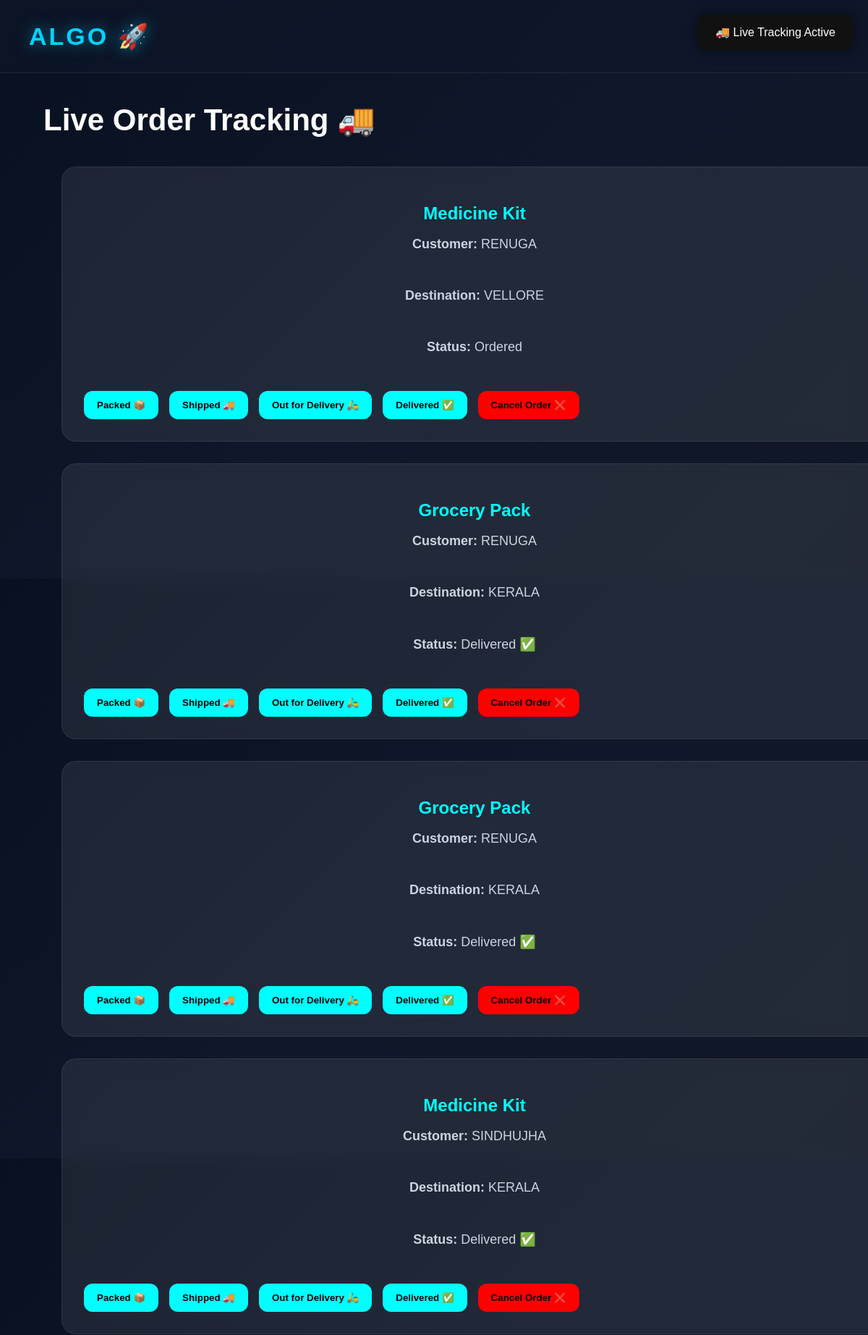
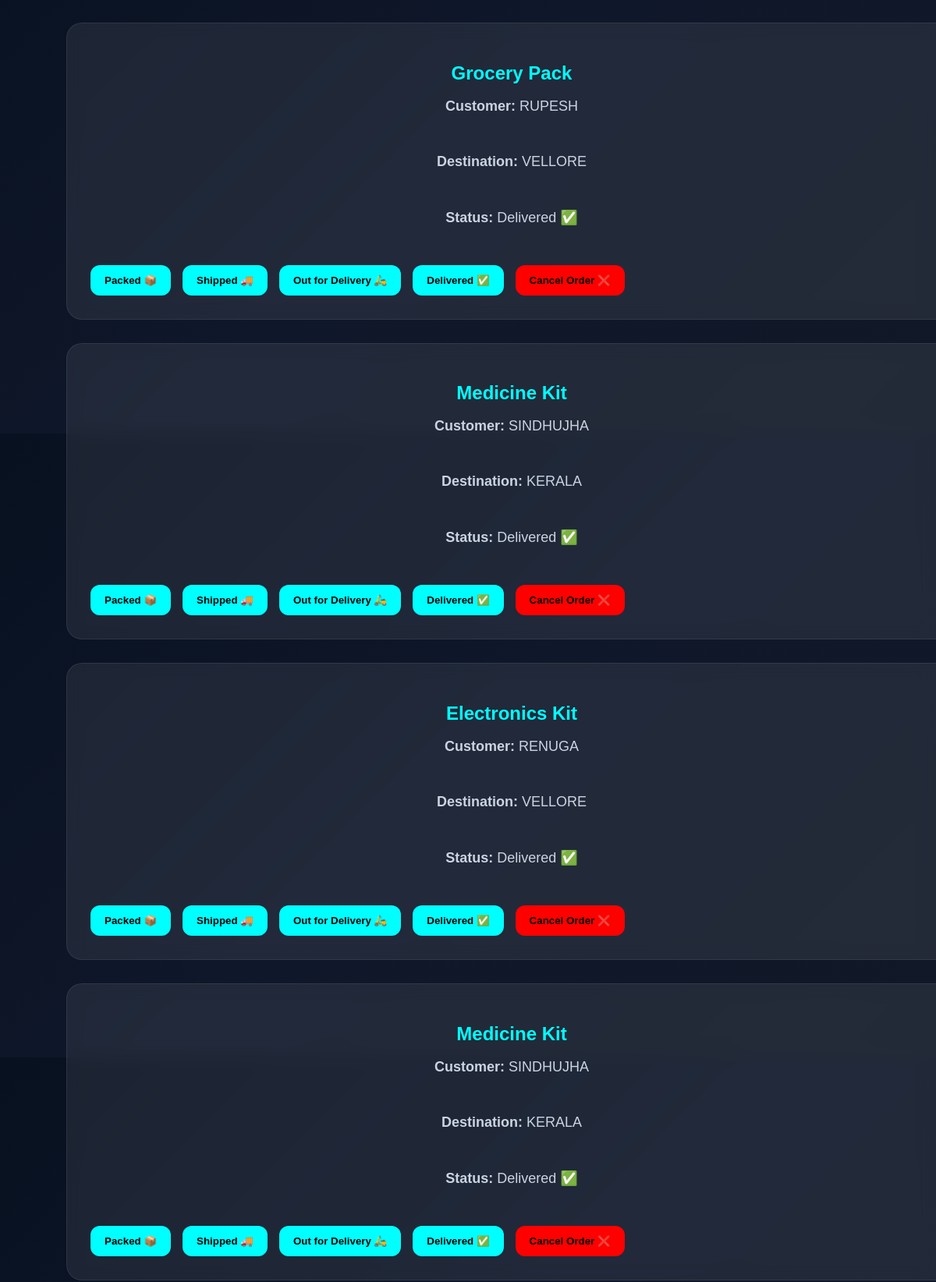
Screenshot of /tracking (signed in, upper part) with the database file from the repository (2 pictures, top to bottom).
### tables this page shows
CREATE TABLE orders (

            id INTEGER PRIMARY KEY AUTOINCREMENT,

            customer_name TEXT,

            product_name TEXT,

            destination TEXT,

            priority TEXT,

            delivery_speed TEXT,

            status TEXT,

            created_at TEXT

        );

### app.py (the view)
@app.route("/tracking")
def tracking():
    if "user" not in session:
        return redirect("/login")
    connection = sqlite3.connect("algo.db")
    cursor = connection.cursor()
    cursor.execute("""

        SELECT * FROM orders

        ORDER BY id DESC

    """)
    orders = cursor.fetchall()
    for order in orders:
        if order[6] == "Ordered":
            threading.Thread(
                target=auto_update_status,
                args=(order[0],)
            ).start()
    connection.close()
    return render_template(
        "tracking.html",
        orders=orders
    )

### templates/tracking.html (shortened to what this page needs)
<!DOCTYPE html>
<html>
<head>
    <link
    rel="stylesheet"
    href="{{ url_for('static', filename='css/style.css') }}"
    >
</head>
<body>
<div class="notification">
    🚚 Live Tracking Active
</div>
    <div class="navbar">
        <div class="logo">
            ALGO 🚀
        </div>
    </div>
    <section class="tracking-section">
        <h1>
            Live Order Tracking 🚚
        </h1>
        {% for order in orders %}
        <div class="tracking-card">
            <h2>
                {{ order[2] }}
            </h2>
            <p>
                <strong>Customer:</strong>
                {{ order[1] }}
            </p>
            <p>
                <strong>Destination:</strong>
                {{ order[3] }}
            </p>
            <p>
                <strong>Status:</strong>
                {{ order[6] }}
            </p>
            <div class="status-buttons">
                <a
                href="/update-status/{{ order[0] }}/Packed"
                >
                    <button>
                        Packed 📦
                    </button>
                </a>
                <a
                href="/update-status/{{ order[0] }}/Shipped"
                >
                    <button>
                        Shipped 🚚
                    </button>
                </a>
                <a
                href="/update-status/{{ order[0] }}/Out for Delivery"
                >
                    <button>
                        Out for Delivery 🛵
                    </button>
                </a>
                <a
                href="/update-status/{{ order[0] }}/Delivered"
                >
                    <button>
                        Delivered ✅
                    </button>
                </a>
                <a href="/cancel-order/{{ order[0] }}">
                    <button
                    style="background:red;"
                    >
                        Cancel Order ❌
                    </button>
                </a>
            </div>
        </div>
        {% endfor %}
    </section>
</body>
</html>

### static/css/style.css (style rules this page uses)
body { margin: 0; padding: 0; font-family: 'Poppins', sans-serif; background: linear-gradient( 135deg, #081120, #0f172a, #111827 ); overflow-x: hidden; }
.navbar { width: 100%; position: relative; top: 0; left: 0; z-index: 1000; display: flex; justify-content: space-between; align-items: center; padding: 20px 50px; box-sizing: border-box; background: rgba(15, 23, 42, 0.7); backdrop-filter: blur(14px); border-bottom: 1px solid rgba(255,255,255,0.08); overflow-x: auto; flex-wrap: nowrap; }
.logo { color: #00d4ff; font-size: 34px; font-weight: 700; letter-spacing: 3px; text-shadow: 0 0 20px rgba(0,212,255,0.5); }
.tracking-card { width: 100%; max-width: 1100px; background: rgba(255,255,255,0.05); border: 1px solid rgba(255,255,255,0.08); border-radius: 30px; padding: 50px; backdrop-filter: blur(14px); text-align: center; color: white; }
.tracking-card p { color: #cbd5e1; margin-bottom: 50px; font-size: 18px; }
.tracking-card { background: rgba(255,255,255,0.08); margin: 25px; padding: 25px; border-radius: 20px; color: white; }
.tracking-section { width: 90%; margin: 40px auto; }
.tracking-section h1 { color: white; margin-bottom: 40px; font-size: 42px; }
.tracking-card { background: rgba(255,255,255,0.08); padding: 30px; margin-bottom: 30px; border-radius: 20px; color: white; backdrop-filter: blur(10px); }
.tracking-card h2 { color: cyan; margin-bottom: 15px; }
.status-buttons { display: flex; flex-wrap: wrap; gap: 15px; margin-top: 25px; }
.status-buttons button { padding: 12px 18px; border: none; border-radius: 12px; background: cyan; color: black; font-weight: bold; cursor: pointer; transition: 0.3s; }
.notification { position: fixed; top: 20px; right: 20px; background: #111; color: white; padding: 15px 25px; border-radius: 12px; font-size: 16px; z-index: 9999; box-shadow: 0 0 20px rgba(0,0,0,0.4); animation: slideIn 0.5s ease; }
.navbar { display:flex; justify-content:space-between; align-items:center; padding:30px 40px; }

### rows the page displays
orders: product_name "Medicine Kit", customer_name "RENUGA", destination "VELLORE", status "Ordered"
orders: product_name "Grocery Pack", customer_name "RENUGA", destination "KERALA", status "Delivered ✅"
orders: product_name "Grocery Pack", customer_name "RENUGA", destination "KERALA", status "Delivered ✅"
orders: product_name "Medicine Kit", customer_name "SINDHUJHA", destination "KERALA", status "Delivered ✅"
orders: product_name "Grocery Pack", customer_name "RUPESH", destination "VELLORE", status "Delivered ✅"
orders: product_name "Medicine Kit", customer_name "SINDHUJHA", destination "KERALA", status "Delivered ✅"
orders: product_name "Electronics Kit", customer_name "RENUGA", destination "VELLORE", status "Delivered ✅"
orders: product_name "Medicine Kit", customer_name "SINDHUJHA", destination "KERALA", status "Delivered ✅"
